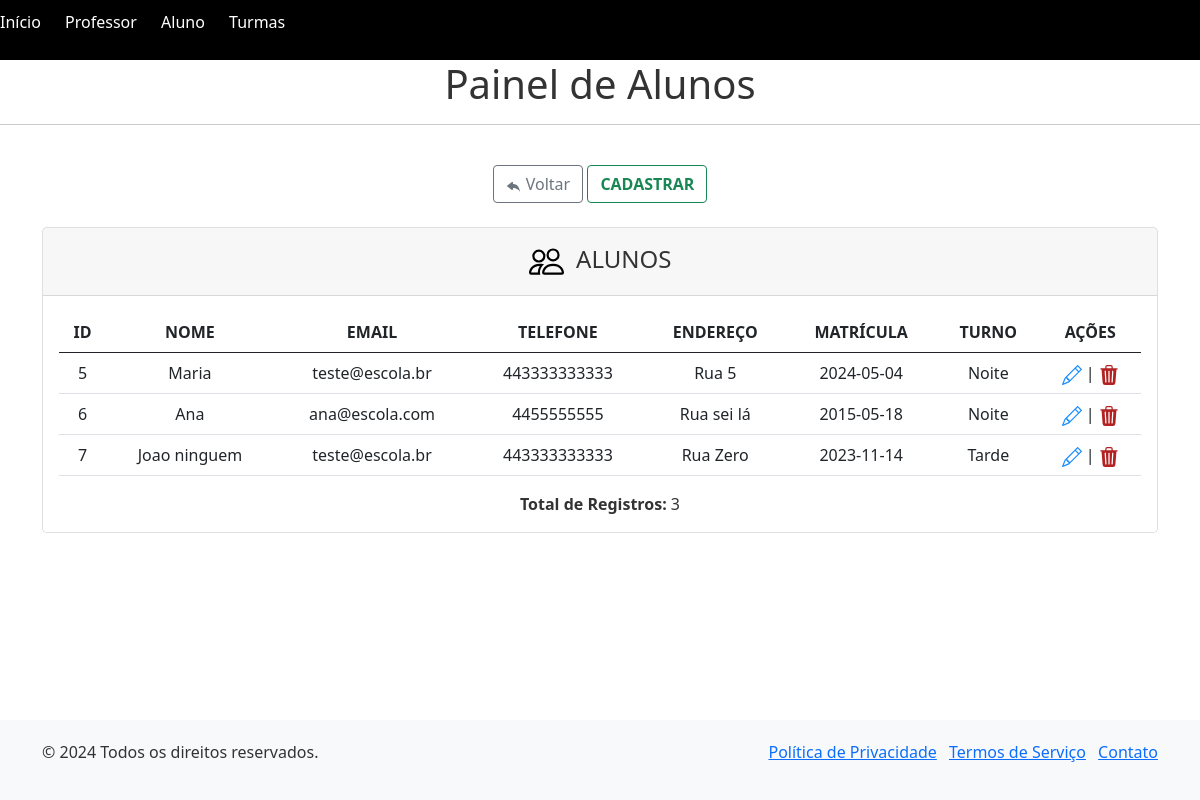
/APPGestao_Escolar/aluno/index.php, run on an earlier commit of the app's database.
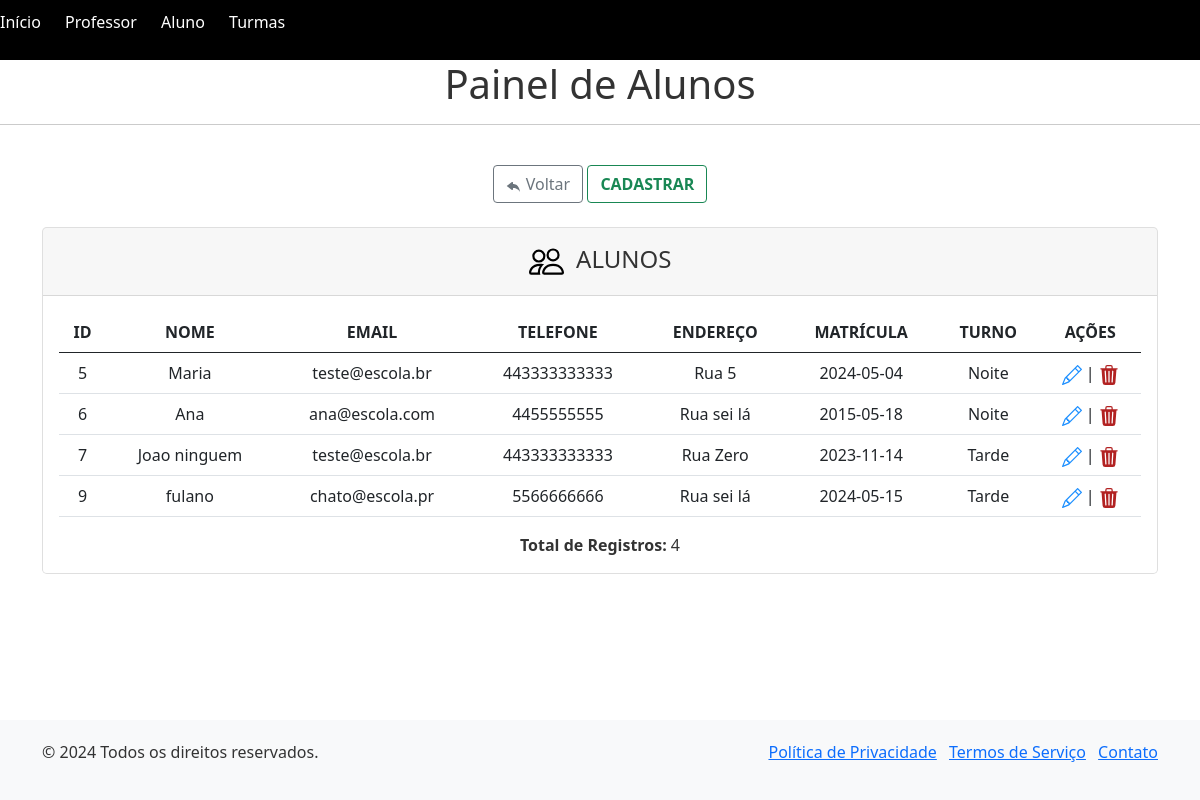
And on a later commit of the database.
### tables this page shows
CREATE TABLE `aluno` (
  `Id` int(11) NOT NULL,
  `Nome` varchar(200) DEFAULT NULL,
  `Email` varchar(200) NOT NULL,
  `Telefone` varchar(20) NOT NULL,
  `Endereco` varchar(200) NOT NULL,
  `Matricula` date NOT NULL,
  `Turno` varchar(20) NOT NULL
);

### APPGestao_Escolar/aluno/aluno.php (the view, shortened to what this page needs)
<?php
 include 'conecta.php';
 $aluno= mysqli_query($conn, "SELECT * FROM aluno");
 $registros = mysqli_num_rows($aluno);
 if($registros>0){
    echo "<table class='table table-hover'>";
    echo "<thead>";
    echo "<tr>";
    echo "<th>ID</th>";
    echo "<th>NOME</th>";
    echo "<th>EMAIL</th>";
    echo "<th>TELEFONE</th>";
    echo "<th>ENDEREÇO</th>";
    echo "<th>MATRÍCULA</th>";
    echo "<th>TURNO</th>";
    echo "<th>AÇÕES</th>";
    echo "</tr>";
    echo "</thead>";
    echo "<tbody>";
    while($reg=$aluno -> fetch_array()){
      $Id = $reg['Id'];
      echo "<tr>";
      echo "<td>".$Id."</td>";
      echo "<td>".$reg['Nome']."</td>";
      echo "<td>".$reg['Email']."</td>";
      echo "<td>".$reg['Telefone']."</td>";
      echo "<td>".$reg['Endereco']."</td>";
      echo "<td>".$reg['Matricula']."</td>";
      echo "<td>".$reg['Turno']."</td>";
      echo "<td><a href= 'editar.php?id=$Id'><svg xmlns='http://www.w3.org/2000/svg' width='20' height='20' fill='#1E90FF' class='bi bi-pencil' viewBox='0 0 16 16'>
      <path d='M12.146.146a.5.5 0 0 1 .708 0l3 3a.5.5 0 0 1 0 .708l-10 10a.5.5 0 0 1-.168.11l-5 2a.5.5 0 0 1-.65-.65l2-5a.5.5 0 0 1 .11-.168zM11.207 2.5 13.5 4.793 14.793 3.5 12.5 1.207zm1.586 3L10.5 3.207 4 9.707V10h.5a.5.5 0 0 1 .5.5v.5h.5a.5.5 0 0 1 .5.5v.5h.293zm-9.761 5.175-.106.106-1.528 3.821 3.821-1.528.106-.106A.5.5 0 0 1 5 12.5V12h-.5a.5.5 0 0 1-.5-.5V11h-.5a.5.5 0 0 1-.468-.325'/>
    </svg></a> | <a href='excluir.php?id=$Id'><svg xmlns='http://www.w3.org/2000/svg' width='20' height='20' fill='#B22222' class='bi bi-trash3-fill' viewBox='0 0 16 16'>
    <path d='M11 1.5v1h3.5a.5.5 0 0 1 0 1h-.538l-.853 10.66A2 2 0 0 1 11.115 16h-6.23a2 2 0 0 1-1.994-1.84L2.038 3.5H1.5a.5.5 0 0 1 0-1H5v-1A1.5 1.5 0 0 1 6.5 0h3A1.5 1.5 0 0 1 11 1.5m-5 0v1h4v-1a.5.5 0 0 0-.5-.5h-3a.5.5 0 0 0-.5.5M4.5 5.029l.5 8.5a.5.5 0 1 0 .998-.06l-.5-8.5a.5.5 0 1 0-.998.06m6.53-.528a.5.5 0 0 0-.528.47l-.5 8.5a.5.5 0 0 0 .998.058l.5-8.5a.5.5 0 0 0-.47-.528M8 4.5a.5.5 0 0 0-.5.5v8.5a.5.5 0 0 0 1 0V5a.5.5 0 0 0-.5-.5'/>
  </svg> </a></td>";
      echo "</tr>";
    }
    echo "</tbody>";
    echo "</table>";
  }
  echo "<b> Total de Registros: </b>".$registros;
?>

### APPGestao_Escolar/aluno/index.php (shortened to what this page needs)
<!DOCTYPE html>
<html lang="pt-br">
<head>
    <link href="https://cdn.jsdelivr.net/npm/bootstrap@5.0.2/dist/css/bootstrap.min.css" rel="stylesheet">
</head>
<body>
<header class="cabecalho">
        <ul class="lista-cabecalho">
            <li><a href="http://localhost/APPGestao_Escolar/index.php#"> Início</a></li>
            <li><a href="http://localhost/APPGestao_Escolar/professor/index.php"> Professor</a></li>
            <li><a href="http://localhost/APPGestao_Escolar/aluno/index.php"> Aluno</a></li>
            <li><a href="http://localhost/APPGestao_Escolar/turma/index.php"> Turmas</a></li>
        </ul>
    </header>
    <center>
        <h1>Painel de Alunos</h1>
    </center>
    <hr/>
    <br/>
    <center><button type="button" class="btn btn-outline-secondary"><svg xmlns="http://www.w3.org/2000/svg" width="16" height="16" fill="currentColor" class="bi bi-reply-fill" viewBox="0 0 16 16">
  <path d="M5.921 11.9 1.353 8.62a.72.72 0 0 1 0-1.238L5.921 4.1A.716.716 0 0 1 7 4.719V6c1.5 0 6 0 7 8-2.5-4.5-7-4-7-4v1.281c0 .56-.606.898-1.079.62z"/>
</svg> Voltar</button>  <button type="button" class="btn btn-outline-success"data-bs-toggle="modal" data-bs-target="#exampleModal"><b>CADASTRAR</b></button></center>
    <br/>
    <main>
        <div class="container">
            <div class="row row-cols-2 row-cols-md-4 text-center">
                <div class="col-md-12">
                    <div class="card mb-4 rounded-3 shadow-sw">
                        <div class="card-header py-3">
                            <h4 class="my-0 fw-normal">&nbsp;&nbsp;ALUNOS</h4>
                        </div>
                        <div class="card-body">
                            <?php
                            include 'aluno.php'
                            ?>
                        </div>
                    </div>
                </div>
            </div>
        </div>
    </main>
    <footer class="footer">
        <div class="container">
            <div class="row">
                <div class="col-md-6">
                    <p>&copy; <?php echo date("Y"); ?> Todos os direitos reservados.</p>
                </div>
                <div class="col-md-6">
                    <ul class="list-inline text-md-end">
                        <li class="list-inline-item"><a href="politica_privacidade.php">Política de Privacidade</a></li>
                        <li class="list-inline-item"><a href="termos_servico.php">Termos de Serviço</a></li>
                        <li class="list-inline-item"><a href="contato.php">Contato</a></li>
                    </ul>
                </div>
            </div>
        </div>
    </footer>
</body>
</html>

### APPGestao_Escolar/aluno/index.php (style rules this page uses)
body { background-color: white; color: #333; }
.cabecalho { background-color:black; padding: 10px 0; text-align:left; }
.lista-cabecalho { list-style: none; padding: 0; }
.lista-cabecalho li { display: inline-block; margin-right: 20px; }
.lista-cabecalho li:last-child { margin-right: 0; }
.lista-cabecalho li a { color:white; text-decoration: none; }
.footer { position: fixed; bottom: 0; width: 100%; background-color: #f8f9fa; padding: 20px 0; }

What changed in the data, as far as the page shows it:
added aluno: Id "9", Nome "fulano", Email "chato@escola.pr", Telefone "5566666666", Endereco "Rua sei lá", Matricula "2024-05-15", Turno "Tarde"
Also different on the page:
$registros: "3" → "4"
